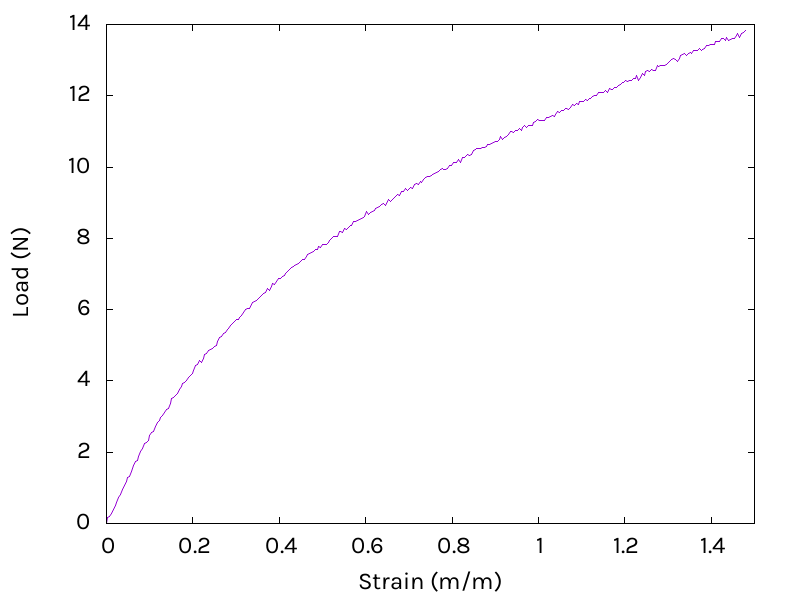

Source code (gnuplot):
set datafile separator ','
set key off

set xlabel 'Strain (m/m)'
set ylabel 'Load (N)'
set xrange [0:1.5]

plot 'data.csv' using 5:(abs($2)) with lines

set terminal png font 'Karla,16'
set output 'graph.png'
replot